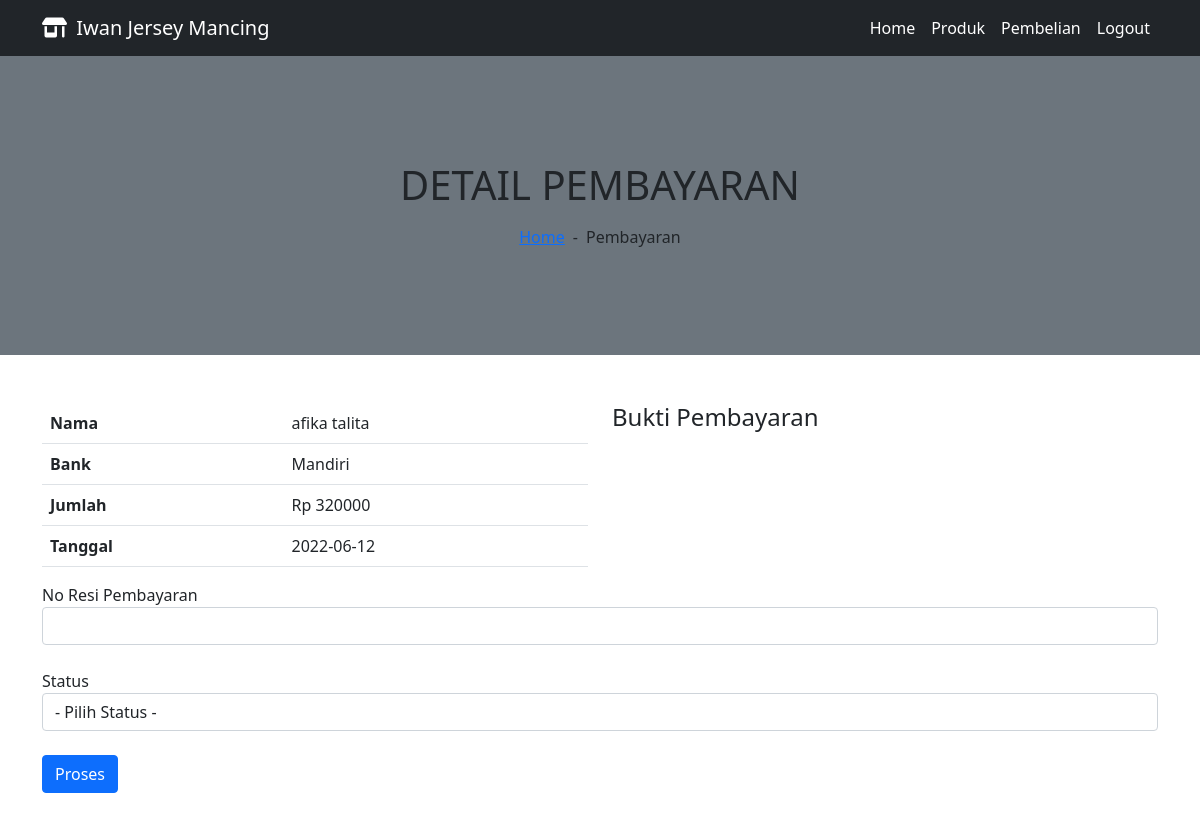
The app's page /user/admin/pembayaran.php?id=55 with its own data.
### tables this page shows
CREATE TABLE `tb_pembayaran` (
  `id_pembayaran` int(11) NOT NULL,
  `id_pembelian` int(11) NOT NULL,
  `nama` varchar(255) NOT NULL,
  `bank` varchar(255) NOT NULL,
  `jumlah` int(11) NOT NULL,
  `tanggal` date NOT NULL,
  `bukti` varchar(255) NOT NULL
);

### user/admin/pembayaran.php (the view, shortened to what this page needs)
<?php
include 'header_admin.php';
require 'databaseadmin.php';
$idpembelian = $_GET['id'];
?>
<?php include 'header_admin.php' ?>
<div class="container-fluid bg-secondary mb-5">
    <div class="d-flex flex-column align-items-center justify-content-center" style="min-height: 300px">
        <h1 class="font-weight-semi-bold text-uppercase mb-3">Detail Pembayaran</h1>
        <div class="d-inline-flex">
            <p class="m-0"><a href="admin.php">Home</a></p>
            <p class="m-0 px-2">-</p>
            <p class="m-0">Pembayaran</p>
        </div>
    </div>
</div>
<?php
$ambil = mysqli_query($koneksi, "SELECT * FROM tb_pembayaran WHERE id_pembelian='$idpembelian'");
$pecah = mysqli_fetch_assoc($ambil);
?>
<div class="container">
    <div class="row">
        <div class="col-md-6">
            <table class="table">
                <tr>
                    <th>Nama</th>
                    <td><?php echo $pecah['nama'] ?></td>
                </tr>
                <tr>
                    <th>Bank</th>
                    <td><?php echo $pecah['bank'] ?></td>
                </tr>
                <tr>
                    <th>Jumlah</th>
                    <td>Rp <?php echo $pecah['jumlah'] ?></td>
                </tr>
                <tr>
                    <th>Tanggal</th>
                    <td><?php echo $pecah['tanggal'] ?></td>
                </tr>
            </table>
        </div>
        <div class="col-md-6">
            <h4>Bukti Pembayaran</h4>
        </div>
    </div>
</div>
<div class="container">
    <form action="" method="post">
        <div class="form-group">
            <label>No Resi Pembayaran</label>
            <input type="text" required class="form-control" name="resi">
        </div>
        <br>
        <div class="form-group">
            <label>Status</label>
            <select class="form-control" name="status">
                <option value="">- Pilih Status -</option>
            </select>
        </div>
        <br>
        <button class="btn btn-primary" name="proses">Proses</button>
    </form>
</div>
<br>

### records on screen
tb_pembayaran: nama "afika talita", bank "Mandiri", jumlah "320000", tanggal "2022-06-12"
